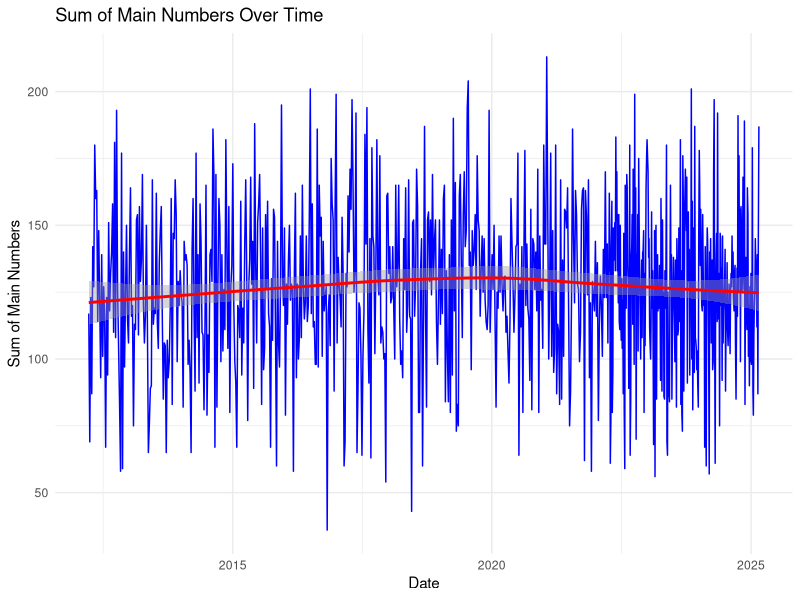
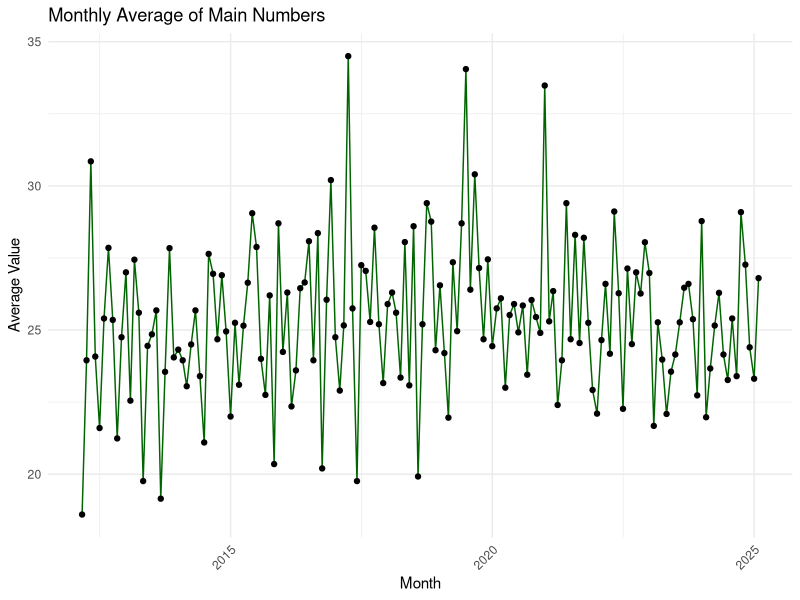
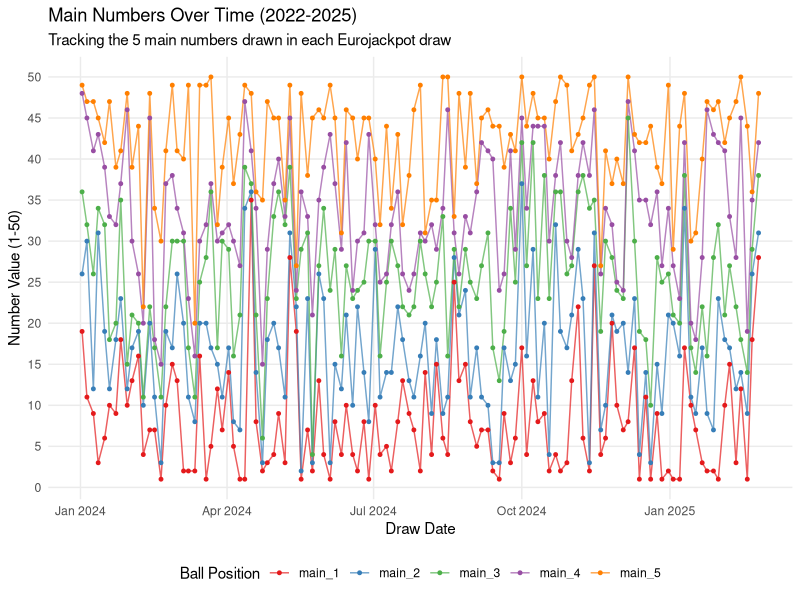
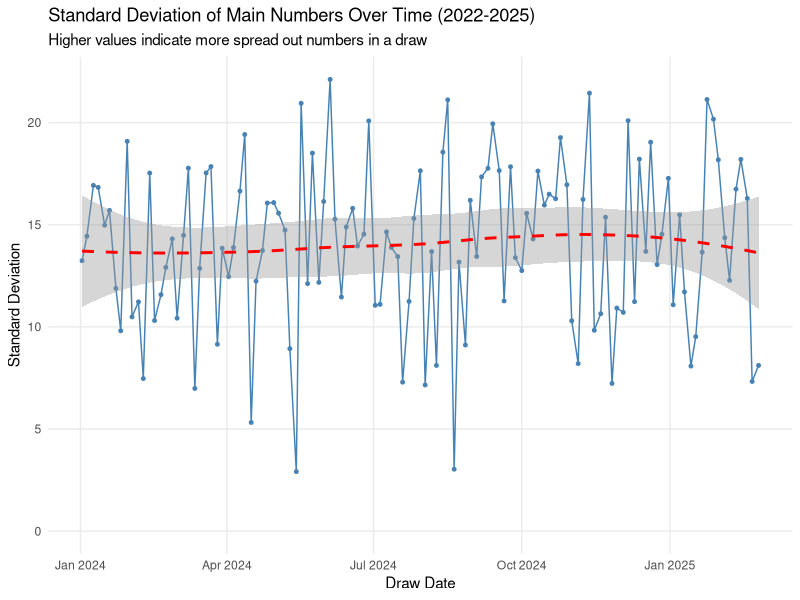
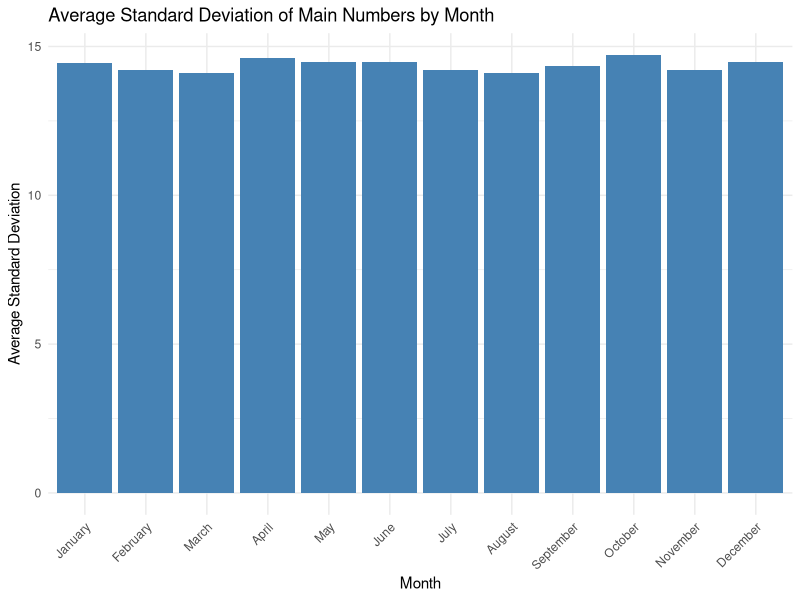

The R script that drew these images, in order:
## ---- chunk 1
knitr::opts_chunk$set(echo = TRUE, warning = FALSE, message = FALSE)
# Load necessary libraries
library(ggplot2)
library(dplyr)
library(tidyr)
library(ggalluvial)

# Read the data (assuming this was already done in data-overview.Rmd)
# If you're using this page independently, uncomment and run the data loading code
results <- read.csv("eurojackpot_results.csv", stringsAsFactors = FALSE)


# Convert date format to day, month, year
results$draw_date <- as.Date(results$draw_date)
results$day <- format(results$draw_date, "%d")
results$month <- format(results$draw_date, "%m")
results$year <- format(results$draw_date, "%Y")

# Split main numbers into separate columns
main_numbers_split <- strsplit(gsub("\"", "", results$main_numbers), ",")
main_numbers_matrix <- do.call(rbind, main_numbers_split)
colnames(main_numbers_matrix) <- paste0("main_", 1:5)
results <- cbind(results, main_numbers_matrix)

# Split euro numbers into separate columns
euro_numbers_split <- strsplit(gsub("\"", "", results$euro_numbers), ",")
euro_numbers_matrix <- do.call(rbind, euro_numbers_split)
colnames(euro_numbers_matrix) <- paste0("euro_", 1:2)
results <- cbind(results, euro_numbers_matrix)

# Convert number columns to numeric
for (col in c(paste0("main_", 1:5), paste0("euro_", 1:2))) {
    results[[col]] <- as.numeric(results[[col]])
}
## ---- chunk 2
library(ggplot2)

# Calculate sum of main numbers for each draw
results$main_sum <- rowSums(results[, paste0("main_", 1:5)])

# Calculate average of main numbers for each draw
results$main_avg <- results$main_sum / 5

# Plot the sum of main numbers over time
ggplot(results, aes(x = draw_date, y = main_sum)) +
    geom_line(color = "blue") +
    geom_smooth(method = "loess", color = "red") +
    labs(
        title = "Sum of Main Numbers Over Time",
        x = "Date",
        y = "Sum of Main Numbers"
    ) +
    theme_minimal()

# Monthly average of main numbers
results$month_year <- format(results$draw_date, "%Y-%m")
monthly_avg <- aggregate(main_avg ~ month_year, data = results, FUN = mean)
monthly_avg$date <- as.Date(paste0(monthly_avg$month_year, "-01"))

ggplot(monthly_avg, aes(x = date, y = main_avg)) +
    geom_line(color = "darkgreen") +
    geom_point() +
    labs(
        title = "Monthly Average of Main Numbers",
        x = "Month",
        y = "Average Value"
    ) +
    theme_minimal() +
    theme(axis.text.x = element_text(angle = 45, hjust = 1))
## ---- chunk 3
# Create a plot of the main numbers over time
main_numbers_time <- results %>%
    filter(year >= 2024 & year <= 2025) %>%
    select(draw_date, main_1, main_2, main_3, main_4, main_5) %>%
    pivot_longer(
        cols = starts_with("main_"),
        names_to = "position",
        values_to = "number"
    )

ggplot(main_numbers_time, aes(x = draw_date, y = number, color = position)) +
    geom_line(alpha = 0.7) +
    # geom_smooth(se=F) +
    geom_point(size = 1) +
    scale_color_brewer(palette = "Set1", name = "Ball Position") +
    scale_y_continuous(breaks = seq(0, 50, by = 5)) +
    theme_minimal() +
    labs(
        title = "Main Numbers Over Time (2022-2025)",
        subtitle = "Tracking the 5 main numbers drawn in each Eurojackpot draw",
        x = "Draw Date",
        y = "Number Value (1-50)"
    ) +
    theme(
        legend.position = "bottom",
        panel.grid.minor = element_blank()
    )
## ---- chunk 4
std_dev_over_time <- results %>%
    filter(year >= 2024 & year <= 2025) %>%
    select(draw_date, main_1, main_2, main_3, main_4, main_5) %>%
    rowwise() %>%
    mutate(std_dev = sd(c(main_1, main_2, main_3, main_4, main_5))) %>%
    ungroup()

ggplot(std_dev_over_time, aes(x = draw_date, y = std_dev)) +
    geom_line(color = "steelblue") +
    geom_point(size = 1, color = "steelblue") +
    geom_smooth(method = "loess", se = TRUE, color = "red", linetype = "dashed") +
    theme_minimal() +
    labs(
        title = "Standard Deviation of Main Numbers Over Time (2022-2025)",
        subtitle = "Higher values indicate more spread out numbers in a draw",
        x = "Draw Date",
        y = "Standard Deviation"
    ) +
    scale_y_continuous(limits = c(0, NA)) +
    theme(
        panel.grid.minor = element_blank()
    )
## ---- chunk 5
# Analyze if there are any seasonal patterns
monthly_analysis <- results %>%
    group_by(month) %>%
    summarise(
        draws = n(),
        avg_main_1 = mean(main_1),
        avg_main_5 = mean(main_5),
        avg_euro_1 = mean(euro_1),
        avg_euro_2 = mean(euro_2),
        avg_std_dev = mean(sd(c(main_1, main_2, main_3, main_4, main_5)), na.rm = TRUE)
    ) %>%
    mutate(month_name = month.name[as.numeric(month)])

# Plot monthly patterns
ggplot(monthly_analysis, aes(x = factor(month_name, levels = month.name), y = avg_std_dev)) +
    geom_bar(stat = "identity", fill = "steelblue") +
    theme_minimal() +
    labs(
        title = "Average Standard Deviation of Main Numbers by Month",
        x = "Month",
        y = "Average Standard Deviation"
    ) +
    theme(axis.text.x = element_text(angle = 45, hjust = 1))
